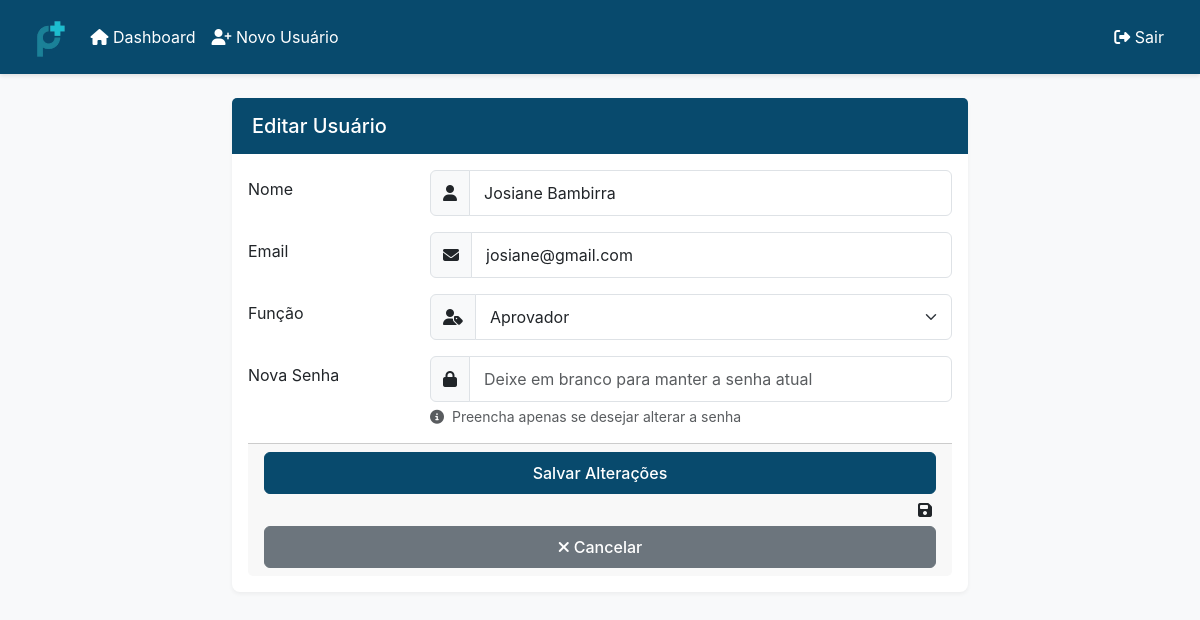
The app's page /admin/edit_user/4 (signed in) with its own data.
### models.py (models this page shows, shortened)
class User(UserMixin, db.Model):
    id = db.Column(db.Integer, primary_key=True)
    name = db.Column(db.String(100), nullable=False)
    email = db.Column(db.String(120), unique=True, nullable=False)
    password = db.Column(db.String(200), nullable=False)
    contact = db.Column(db.String(20))
    role = db.Column(db.String(20), nullable=False)  # 'administrador', 'aprovador', 'solicitante', 'compras'
    is_active = db.Column(db.Boolean, default=True)
    budgets_requested = db.relationship('Budget',
                                      foreign_keys='Budget.solicitante_id',
                                      backref=db.backref('requester', lazy=True))
    budgets_to_approve = db.relationship('Budget',
                                       foreign_keys='Budget.aprovador_id',
                                       backref=db.backref('assigned_approver', lazy=True))

### routes/admin.py (the view, shortened to what this page needs)
@bp.route('/edit_user/<int:user_id>', methods=['GET', 'POST'])
@login_required
@role_required('administrador')
def edit_user(user_id):
    user = User.query.get_or_404(user_id)
    form = EditUserForm(obj=user)
    return render_template('edit_user.html', form=form, user=user)

### forms.py
class EditUserForm(FlaskForm):
    name = StringField('Nome', validators=[DataRequired()])
    email = StringField('Email', validators=[DataRequired(), Email()])
    password = PasswordField('Nova Senha', validators=[Optional()])
    contact = StringField('Contato')
    role = SelectField('Função', choices=[
        ('solicitante', 'Solicitante'),
        ('aprovador', 'Aprovador'),
        ('administrador', 'Administrador'),
        ('compras', 'Compras')
    ], validators=[DataRequired()])
    submit = SubmitField('Salvar Alterações')

### routes/admin.py (called while the page is built)
def role_required(role):
    def decorator(f):
        @wraps(f)
        def decorated_function(*args, **kwargs):
            if not current_user.is_authenticated or current_user.role != role:
                flash('Você não tem permissão para acessar esta página.', 'error')
                return redirect(url_for('budget.dashboard'))
            return f(*args, **kwargs)
        return decorated_function
    return decorator

### templates/edit_user.html (shortened to what this page needs)
{% extends "base.html" %}
{% block content %}
<div class="container py-4">
    <div class="row justify-content-center">
        <div class="col-md-8">
            <div class="card">
                <div class="card-header">
                    <h5 class="mb-0">Editar Usuário</h5>
                </div>
                <div class="card-body">
                    <form method="POST" class="needs-validation">
                        <div class="row mb-3">
                            <label for="name" class="col-sm-3 col-form-label">Nome</label>
                            <div class="col-sm-9">
                                <div class="input-group">
                                    <span class="input-group-text">
                                        <i class="fas fa-user"></i>
                                    </span>
                                    {{ form.name(class="form-control", value=user.name) }}
                                </div>
                            </div>
                        </div>
                        <div class="row mb-3">
                            <label for="email" class="col-sm-3 col-form-label">Email</label>
                            <div class="col-sm-9">
                                <div class="input-group">
                                    <span class="input-group-text">
                                        <i class="fas fa-envelope"></i>
                                    </span>
                                    {{ form.email(class="form-control", value=user.email) }}
                                </div>
                            </div>
                        </div>
                        <div class="row mb-3">
                            <label for="role" class="col-sm-3 col-form-label">Função</label>
                            <div class="col-sm-9">
                                <div class="input-group">
                                    <span class="input-group-text">
                                        <i class="fas fa-user-tag"></i>
                                    </span>
                                    {{ form.role(class="form-select") }}
                                </div>
                            </div>
                        </div>
                        <div class="row mb-3">
                            <label for="password" class="col-sm-3 col-form-label">Nova Senha</label>
                            <div class="col-sm-9">
                                <div class="input-group">
                                    <span class="input-group-text">
                                        <i class="fas fa-lock"></i>
                                    </span>
                                    {{ form.password(class="form-control", placeholder="Deixe em branco para manter a senha atual") }}
                                </div>
                                <div class="form-text text-muted">
                                    <i class="fas fa-info-circle me-1"></i>
                                    Preencha apenas se desejar alterar a senha
                                </div>
                            </div>
                        </div>
                        <div class="card-footer text-end">
                            <div class="d-grid gap-2">
                                {{ form.submit(class="btn btn-primary") }}
                                <i class="fas fa-save me-1"></i>
                                <a href="{{ url_for('admin.admin_dashboard') }}" class="btn btn-secondary">
                                    <i class="fas fa-times me-1"></i>Cancelar
                                </a>
                            </div>
                        </div>
                    </form>
                </div>
            </div>
        </div>
    </div>
</div>
{% endblock %}

### static/css/style.css (style rules this page uses)
:root { --primary: #084A6D; --primary-light: #1CBDCF; --primary-dark: #122B40; --secondary: #1CBDCF; --gray-100: #f8f9fa; --gray-200: #e9ecef; --gray-300: #dee2e6; --gray-400: #ced4da; --gray-500: #adb5bd; --gray-600: #6c757d; --gray-700: #495057; --gray-800: #343a40; --gray-900: #212529; --success: #28a745; --info: #17a2b8; --warning: #ffc107; --danger: #dc3545; --body-bg: #f8f9fa; --body-color: #212529; --border-color: #dee2e6; --card-shadow: 0 2px 4px rgba(0,0,0,.05); --hover-shadow: 0 4px 8px rgba(0,0,0,.1); }
body { background-color: var(--body-bg); color: var(--body-color); font-family: 'Inter', system-ui, -apple-system, sans-serif; line-height: 1.5; }
.card { border: none; border-radius: 8px; box-shadow: var(--card-shadow); transition: transform 0.2s, box-shadow 0.2s; }
.card-header { background: var(--primary); color: white; border-bottom: none; padding: 1rem 1.25rem; font-weight: 500; }
.btn { padding: 0.5rem 1rem; border-radius: 6px; font-weight: 500; transition: all 0.2s; }
.btn-primary { background: var(--primary); border-color: var(--primary); }
.form-control, .form-select { border-radius: 6px; border-color: var(--gray-300); padding: 0.625rem 0.875rem; }

### static/css/base.css (style rules this page uses)
:root { --primary: #084A6D; --primary-light: #1CBDCF; --primary-dark: #122B40; --pending-gradient: linear-gradient(135deg, #ff9800, #ffc107); --approved-gradient: linear-gradient(135deg, #4caf50, #81c784); --rejected-gradient: linear-gradient(135deg, #f44336, #e57373); --bg-light: #ffffff; --bg-dark: #f8f9fa; --text-primary: #333333; --text-secondary: #666666; --border-color: #e0e0e0; }
body { background-color: var(--bg-dark); color: var(--text-primary); font-family: 'Inter', system-ui, -apple-system, sans-serif; }
.btn-primary { background-color: var(--primary); border-color: var(--primary); }
.card { border: none; border-radius: 8px; box-shadow: 0 2px 4px rgba(0,0,0,0.05); background: var(--bg-light); }
.card-header { background: var(--primary); color: white; border-bottom: none; padding: 1rem 1.25rem; }
.btn-secondary { transition: all 0.3s ease; }

### records on screen
User: name "Josiane Bambirra", email "josiane@gmail.com", role "Aprovador"
